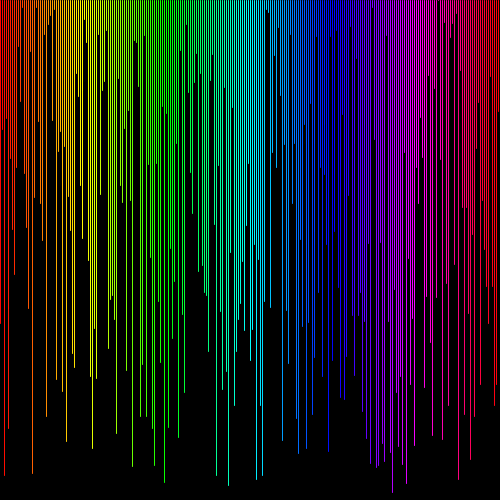
Frame 1 (no input)
Frame 60 (the mouse pressed at the canvas centre just before this capture): identical to frame 1, image omitted
Frame 120 (the mouse held since frame 60 and released just before this capture): identical to frame 1, image omitted

The Processing sketch that drew this single still picture (run headless with seeded random() and noise(); from frame 60 on, the mouse is pressed at the canvas centre):

// Processing sketch: Arrays_Ejercicio_02
// ── Arrays_Ejercicio_02.pde
int nElementos = 250;
float [] valores = new float [nElementos];
color [] colores = new color [nElementos];

void setup() {
	size(500, 500);
	colorMode(HSB,250,100,100);

	for(int i=0;i<valores.length;i++){
		valores[i] = random(height);
		colores[i] = color(i,100,100);
	}

	println(valores);
}

void draw() {
	background(0);
		for(int i=0;i<valores.length;i++){
			stroke(colores[i]);
		line(2*i,0,2*i,valores[i]);
	}

}
